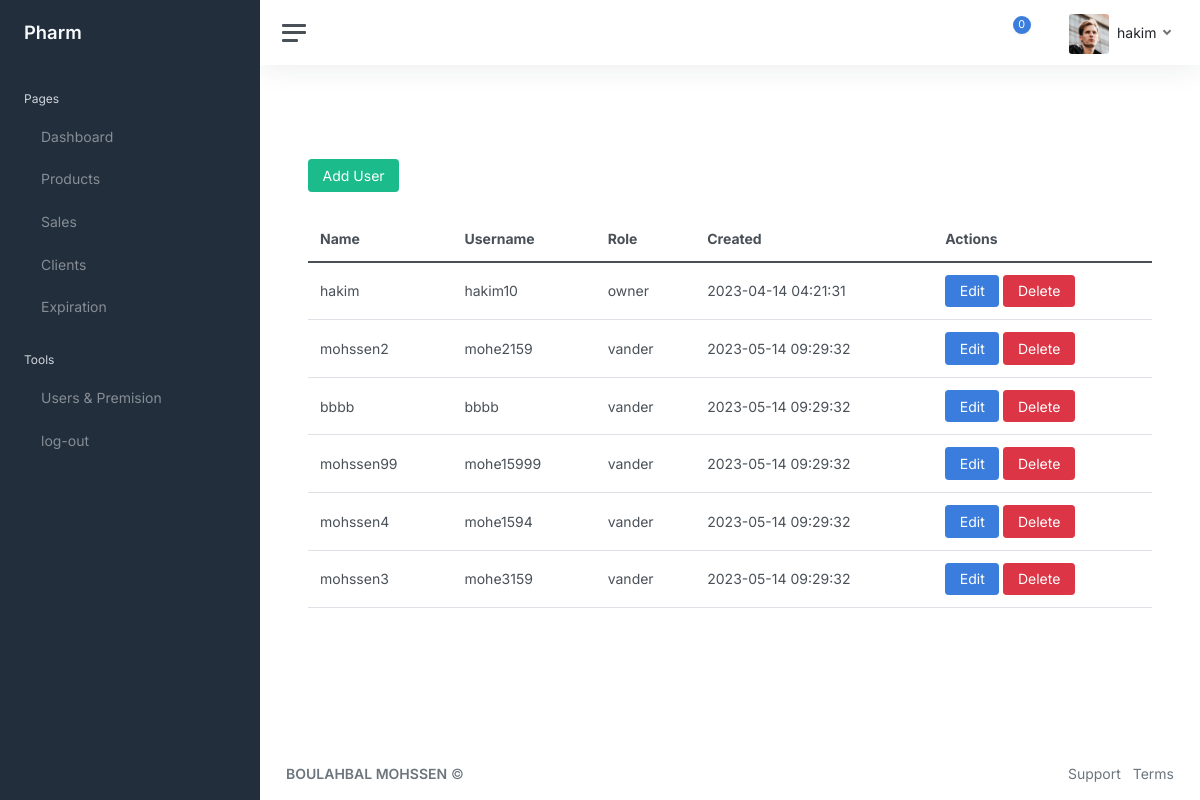
/premision.php (signed in), run on an earlier commit of the app's database.
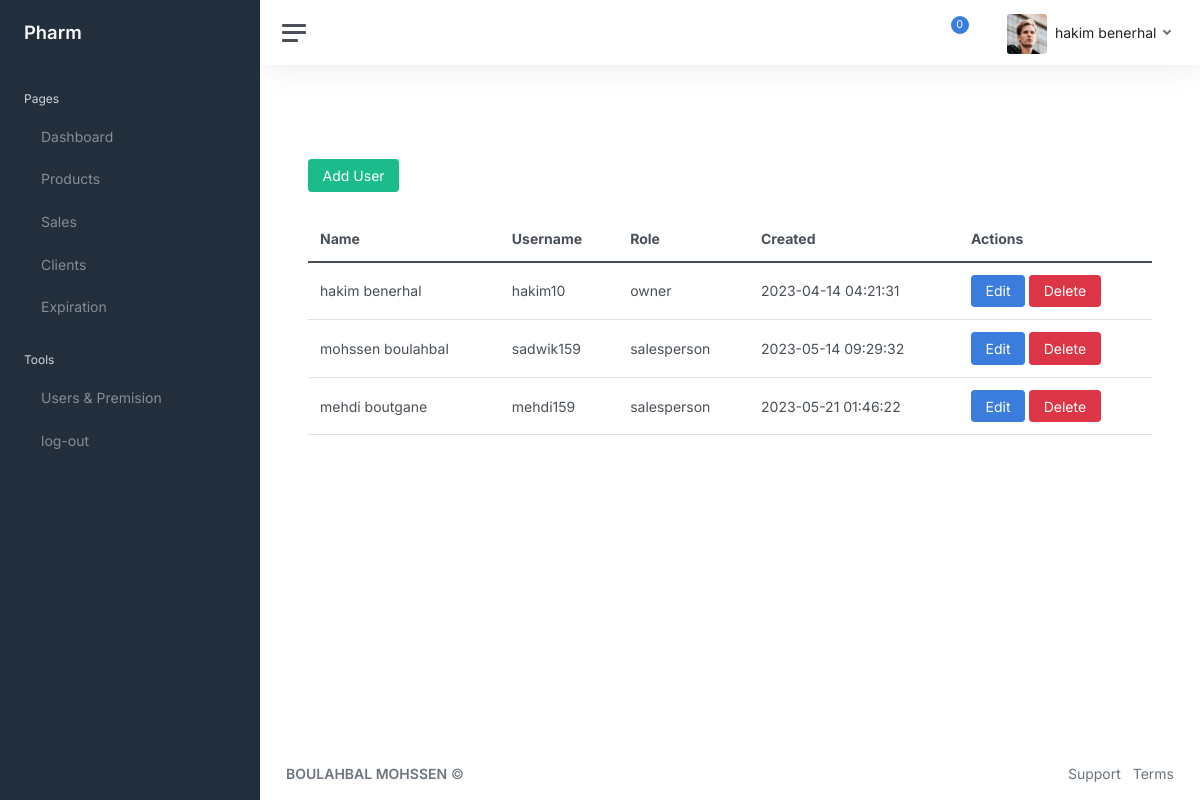
And on a later commit of the database.
### tables this page shows
CREATE TABLE `users` (
  `id` int(11) NOT NULL,
  `id_pharm` int(11) NOT NULL,
  `name` tinytext DEFAULT NULL,
  `username` tinytext DEFAULT NULL,
  `pwd` tinytext DEFAULT NULL,
  `role` varchar(11) DEFAULT NULL,
  `created` timestamp NOT NULL DEFAULT current_timestamp()
);

### premision.php (the view, shortened to what this page needs)
<?php
function getUsers()
{
  include "includes/coon.php";
  $pharm_id = $_SESSION['id_pharm'];
  $query = "SELECT `id`, `id_pharm`, `name`, `username`, `pwd`, `role`, `created` FROM `users` WHERE `id_pharm` = $pharm_id";
  $result = mysqli_query($coon, $query);
  if ($result) {
    $users = mysqli_fetch_all($result, MYSQLI_ASSOC);
    return $users;
  } else {
    echo "Error: " . mysqli_error($coon);
    mysqli_close($coon);
    return null;
  }
}
$users = getUsers();
?>
<!DOCTYPE html>
<html lang="en">
<head>
  <?php include "includes/head.php"; ?>
</head>
<body>
  <div class="wrapper">
    <?php include "includes/navbar.php"; ?>
    <div class="main">
      <?php include "includes/stat_navbar.php"; ?>
      <main class="content">
        <div class="container-fluid p-0">
          <br>
          <br>
          <div style="color: black;" class="row">
            <div class="col-md-12">
              <button type="button" class="btn btn-success" data-bs-toggle="modal" data-bs-target="#adduser">Add
                User</button>
            </div>
            <div class="col-md-12 mt-4">
              <table class="table">
                <thead>
                  <tr>
                    <th>Name</th>
                    <th>Username</th>
                    <th>Role</th>
                    <th>Created</th>
                    <th>Actions</th>
                  </tr>
                </thead>
                <tbody>
                  <?php
                  foreach ($users as $user) {
                    echo "<tr>";
                    echo "<td>" . $user['name'] . "</td>";
                    echo "<td>" . $user['username'] . "</td>";
                    echo "<td>" . $user['role'] . "</td>";
                    echo "<td>" . $user['created'] . "</td>";
                    echo '<td>
                                                <button type="button" class="btn btn-primary edit-user-btn" data-bs-toggle="modal" data-bs-target="#updateuser" data-id="' . $user['id'] . '" data-name="' . $user['name'] . '" data-username="' . $user['username'] . '" data-role="' . $user['role'] . '">Edit</button>
                                                <button type="button" class="btn btn-danger delet-user-btn"  data-bs-toggle="modal" data-bs-target="#deleteUser" data-id="' . $user['id'] . '">Delete</button>
                                            </td>';
                    echo "</tr>";
                  }
                  ?>
                </tbody>
              </table>
            </div>
          </div>
        </div>
      </main>
      <?php include "includes/footer.php"; ?>
    </div>
  </div>
</body>
</html>

### includes/head.php (shortened to what this page needs)
<link href="assest/boot/dist/css/bootstrap.min.css" rel="stylesheet">
<link rel="stylesheet" type="text/css" href="css/datatables.min.css" />
<link rel="stylesheet" type="text/css" href="css/main.css" />
<link rel="stylesheet" type="text/css" href="css/buttons.dataTables.min.css">
<link rel="stylesheet" type="text/css" href="css/jquery.dataTables.min.css">
<link href="css/app.css" rel="stylesheet">
<link href="assest/fontawesome/css/all.css" rel="stylesheet">

### includes/navbar.php
<nav id="sidebar" class="sidebar js-sidebar">
	<div class="sidebar-content js-simplebar">
		<a class="sidebar-brand" href="">
			<span class="align-middle">Pharm </span>
		</a>
		<ul class="sidebar-nav">
			<li class="sidebar-header">
				Pages
			</li>
			<li class="sidebar-item">
				<a class="sidebar-link" href="index.php">
					<i class="align-middle" data-feather="sliders"></i> <span class="align-middle">Dashboard</span>
				</a>
			</li>
			<li class="sidebar-item">
				<a class="sidebar-link" href="products.php">
					<i class="align-middle" data-feather="package"></i> <span class="align-middle">Products </span>
				</a>
			</li>
			<li class="sidebar-item">
				<a class="sidebar-link" href="sales.php">
					<i class="align-middle" data-feather="shopping-cart"></i> <span class="align-middle">Sales </span>
				</a>
			</li>
			<li class="sidebar-item">
				<a class="sidebar-link" href="clients.php">
					<i class="align-middle" data-feather="users"></i> <span class="align-middle">Clients</span>
				</a>
			</li>
			<li class="sidebar-item">
				<a class="sidebar-link" href="expiration.php">
					<i class="align-middle" data-feather="trash"></i> <span class="align-middle">Expiration</span>
				</a>
			</li>
			<?php
			if (isset($_SESSION["role"]) && $_SESSION["role"] == "owner") {
				include "tools.php";
			}
			?>
			<li class="sidebar-item">
				<a class="sidebar-link" href="lougout.php">
					<i class="align-middle" data-feather="log-out"></i> <span class="align-middle">log-out</span>
				</a>
			</li>
		</ul>
	</div>
</nav>

### includes/tools.php
<li class="sidebar-header">
						Tools
					</li>
					<li class="sidebar-item">
						<a class="sidebar-link" href="premision.php">
							<i class="align-middle" data-feather="settings"></i> <span class="align-middle">Users & Premision </span>
						</a>
					</li>

### includes/stat_navbar.php (shortened to what this page needs)
<nav class="navbar navbar-expand navbar-light navbar-bg">
			<a class="sidebar-toggle js-sidebar-toggle">
				<i class="hamburger align-self-center"></i>
			</a>
			<div class="navbar-collapse collapse">
				<ul class="navbar-nav navbar-align">
					<li class="nav-item dropdown">
						<a class="nav-icon dropdown-toggle" href="#" id="alertsDropdown" data-bs-toggle="dropdown">
							<div class="position-relative">
								<span class="indicator">0</span>
							</div>
						</a>
					</li>
					<li class="nav-item dropdown">
						<a class="nav-icon dropdown-toggle" href="#" id="messagesDropdown"
							data-bs-toggle="dropdown">
						</a>
					</li>
					<li class="nav-item dropdown">
						<a class="nav-link dropdown-toggle d-none d-sm-inline-block" href="#"
							data-bs-toggle="dropdown">
							<img src="img/avatars/avatar.jpg" class="avatar img-fluid rounded me-1"
								alt="user" /> <span class="text-dark"><?php echo $_SESSION['name']; ?> </span>
						</a>
					</li>
				</ul>
			</div>
		</nav>

### includes/footer.php
<footer class="footer">
	<div class="container-fluid">
		<div class="row text-muted">
			<div class="col-6 text-start">
				<p class="mb-0">
					<a class="text-muted" href="https://www.instagram.com/not_found_b_y/" target="_blank"><strong>BOULAHBAL MOHSSEN</strong></a>
					&copy;
				</p>
			</div>
			<div class="col-6 text-end">
				<ul class="list-inline">
					<li class="list-inline-item">
						<a class="text-muted" href="" target="_blank">Support</a>
					</li>
					<li class="list-inline-item">
						<a class="text-muted" href="" target="_blank">Terms</a>
					</li>
				</ul>
			</div>
		</div>
	</div>
</footer>

### css/main.css (style rules this page uses)
.container-fluid { background-color: white; }
body { background-color: white; }
* { box-sizing: border-box; }

### includes/head.php (style rules this page uses)
main, table { background-color: #FFFFFF !important; }

What changed in the data, as far as the page shows it:
removed users: name "mohssen2", username "mohe2159", role "vander", created "2023-05-14 09:29:32"
removed users: name "bbbb", username "bbbb", role "vander", created "2023-05-14 09:29:32"
removed users: name "mohssen99", username "mohe15999", role "vander", created "2023-05-14 09:29:32"
removed users: name "mohssen4", username "mohe1594", role "vander", created "2023-05-14 09:29:32"
changed users "hakim10": name "hakim" → "hakim benerhal"
changed users: name "mohssen3" → "mohssen boulahbal"; username "mohe3159" → "sadwik159"; role "vander" → "salesperson"
added users: name "mehdi boutgane", username "mehdi159", role "salesperson", created "2023-05-21 01:46:22"
Also different on the page:
$_SESSION['name']: "hakim" → "hakim benerhal"
